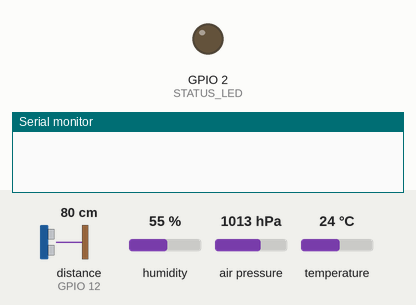
The sketch below on a simulated ESP32. Parts: output pins drawn as LEDs (lit = HIGH), the last lines printed to the serial monitor. Wiring (inferred from the names in the program): ultrasonic range finder: trigger GPIO 13; echo GPIO 12. The test bench sets the inputs (shaded band); at power-on: distance to the obstacle (sensor on GPIO 12) 80 cm, humidity 55 %, air pressure 1013 hPa, temperature 24 °C. The echo pulse lasts 58.3 µs per cm; WiFi joins after 1.5 s; servers stay silent unless stated; network time is answered at once with the bench clock; uploads are accepted with an empty reply; the local clock reads 2024-03-15 10:24:30 at power-on unless the sketch sets it; pins used as bus, display or sensor lines are not drawn.

Above: at 1.2 s.
At 2.9 s:
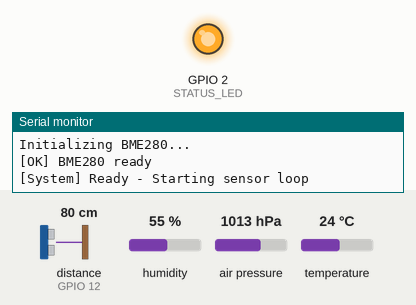
Timing chart, 0 to 4.4 s (numbered marks = the images above):
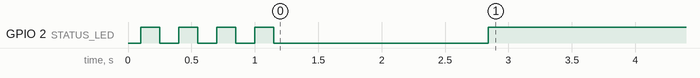

The sketch:

esp32_sensor_to_sheets.ino
```cpp
/*************************************************************
 *  ESP32 SENSOR DATA TO GOOGLE SHEETS (FINAL - FULLY WORKING)
 *  December 31, 2025 - Tested & Verified
 *
 *  Key Features:
 *  - Reliable GET upload (fixes HTTP 400 redirect bug)
 *  - Accurate timestamps using NTP (real date/time, not 1970)
 *  - Malaysia timezone (UTC+8) - change if needed
 *  - Median-filtered ultrasonic distance
 *  - Robust BME280 init + validation
 *  - Modern watchdog (Arduino-ESP32 core 3.x+)
 *  - Clear LED status & serial feedback
 *************************************************************/

#include <WiFi.h>
#include <WiFiClientSecure.h>
#include <HTTPClient.h>
#include <Adafruit_Sensor.h>
#include <Adafruit_BME280.h>
#include <esp_task_wdt.h>

// --- NEW: NTP for real timestamps ---
#include <WiFiUdp.h>
#include <NTPClient.h>

WiFiUDP ntpUDP;
NTPClient timeClient(ntpUDP, "pool.ntp.org", 28800, 60000);  // UTC+8 (Malaysia/Singapore)

// ===================== PIN CONFIG =====================
#define TRIG_PIN    13
#define ECHO_PIN    12
#define STATUS_LED  2

// ===================== SENSORS =====================
Adafruit_BME280 bme;

// ===================== WIFI =====================
const char* WIFI_SSID     = "Galaxy A53";
const char* WIFI_PASSWORD = "12345678";

// ===================== GOOGLE APPS SCRIPT URL =====================
// REPLACE WITH YOUR OWN DEPLOYED WEB APP URL
const char* GOOGLE_SCRIPT_URL =
  "https://script.google.com/macros/s/AKfycbwaENmv4Iz6S3pNbUJ_Hyv4Q_k2OkcwJgeCUO2zInpTWadrTpGLmS5xSBwmrXX8Av23eQ/exec";

// ===================== SETTINGS =====================
const unsigned long SEND_INTERVAL = 5000;       // 5 seconds between readings
#define WDT_TIMEOUT_SECONDS       20          // Safe timeout

// ===================== DATA STRUCTURE =====================
struct SensorData {
  float distance = -1.0f;
  float temperature = NAN;
  float humidity = NAN;
  float pressure = NAN;
  unsigned long timestamp = 0;  // Now Unix seconds since 1970
  bool bmeValid = false;
};

// ===================== ULTRASONIC WITH MEDIAN FILTER =====================
float getDistanceCM() {
  const int SAMPLES = 5;
  float readings[SAMPLES];
  int valid = 0;

  for (int i = 0; i < SAMPLES; i++) {
    digitalWrite(TRIG_PIN, LOW);
    delayMicroseconds(2);
    digitalWrite(TRIG_PIN, HIGH);
    delayMicroseconds(10);
    digitalWrite(TRIG_PIN, LOW);

    long duration = pulseIn(ECHO_PIN, HIGH, 35000);
    if (duration > 0) {
      float dist = duration * 0.0343 / 2.0;
      if (dist >= 2.0 && dist <= 400.0) {
        readings[valid++] = dist;
      }
    }
    delay(60);  // HC-SR04 recovery time
  }

  if (valid == 0) return -1.0f;

  // Bubble sort for median
  for (int i = 0; i < valid - 1; i++) {
    for (int j = i + 1; j < valid; j++) {
      if (readings[i] > readings[j]) {
        float temp = readings[i];
        readings[i] = readings[j];
        readings[j] = temp;
      }
    }
  }
  return readings[valid / 2];
}

// ===================== READ SENSORS =====================
SensorData readSensors() {
  SensorData data;

  // Keep NTP time accurate
  timeClient.update();

  // Real Unix timestamp (seconds since 1970-01-01)
  data.timestamp = timeClient.getEpochTime();

  data.distance = getDistanceCM();

  data.temperature = bme.readTemperature();
  data.humidity    = bme.readHumidity();
  data.pressure    = bme.readPressure() / 100.0F;

  bool tempOk = !isnan(data.temperature) && data.temperature > -40 && data.temperature < 85;
  bool humOk  = !isnan(data.humidity) && data.humidity >= 0 && data.humidity <= 100;
  data.bmeValid = tempOk && humOk;

  if (!data.bmeValid) {
    Serial.println("[Warning] Invalid BME280 readings");
  }

  esp_task_wdt_reset();
  return data;
}

// ===================== WIFI CONNECT =====================
void connectWiFi() {
  if (WiFi.status() == WL_CONNECTED) return;

  Serial.print("Connecting to WiFi ");
  WiFi.mode(WIFI_STA);
  WiFi.begin(WIFI_SSID, WIFI_PASSWORD);

  int attempts = 0;
  while (WiFi.status() != WL_CONNECTED && attempts < 30) {
    delay(500);
    Serial.print(".");
    attempts++;
  }

  if (WiFi.status() == WL_CONNECTED) {
    Serial.println("\n[WiFi] Connected! IP: " + WiFi.localIP().toString());
  } else {
    Serial.println("\n[WiFi] Connection failed");
  }
}

// ===================== UPLOAD WITH GET (RELIABLE) =====================
bool uploadSingleReading(const SensorData& data) {
  WiFiClientSecure client;
  client.setInsecure();  // Needed for Google Apps Script

  HTTPClient https;

  // Build full URL with query parameters
  String url = String(GOOGLE_SCRIPT_URL) + "?";
  url += "distance="    + String(data.distance, 2);
  url += "&temperature=" + String(data.temperature, 2);
  url += "&humidity="   + String(data.humidity, 2);
  url += "&pressure="   + String(data.pressure, 2);
  url += "&timestamp="  + String(data.timestamp);  // Now real Unix time

  Serial.println("[Upload] Sending GET:");
  Serial.println(url);

  https.setFollowRedirects(HTTPC_STRICT_FOLLOW_REDIRECTS);
  https.setTimeout(30000);
  https.setConnectTimeout(10000);

  if (!https.begin(client, url)) {
    Serial.println("[HTTP] begin() failed");
    return false;
  }

  int httpCode = https.GET();

  if (httpCode > 0) {
    String response = https.getString();
    Serial.println("[HTTP] Code: " + String(httpCode) + " | Response: " + response);

    if (httpCode == 200 || httpCode == 201 || httpCode == 302) {
      digitalWrite(STATUS_LED, HIGH);
      return true;
    }
  } else {
    Serial.println("[HTTP] GET failed: " + https.errorToString(httpCode));
  }

  https.end();

  // Fast blink on failure
  for (int i = 0; i < 6; i++) {
    digitalWrite(STATUS_LED, !digitalRead(STATUS_LED));
    delay(150);
  }
  return false;
}

// ===================== SETUP =====================
void setup() {
  Serial.begin(115200);
  delay(100);

  pinMode(TRIG_PIN, OUTPUT);
  pinMode(ECHO_PIN, INPUT);
  pinMode(STATUS_LED, OUTPUT);
  digitalWrite(STATUS_LED, LOW);

  // Startup LED flash
  for (int i = 0; i < 4; i++) {
    digitalWrite(STATUS_LED, HIGH); delay(150);
    digitalWrite(STATUS_LED, LOW);  delay(150);
  }

  connectWiFi();

  // Initialize NTP
  timeClient.begin();
  Serial.print("Syncing NTP time");
  while (!timeClient.update()) {
    Serial.print(".");
    delay(500);
  }
  Serial.println("\n[NTP] Time synchronized: " + timeClient.getFormattedDate());

  // BME280 init
  Serial.println("Initializing BME280...");
  if (!bme.begin(0x76) && !bme.begin(0x77)) {
    Serial.println("[FATAL] BME280 not detected!");
    while (1) {
      digitalWrite(STATUS_LED, !digitalRead(STATUS_LED));
      delay(100);
    }
  }
  Serial.println("[OK] BME280 ready");

  // Watchdog setup
  esp_task_wdt_deinit();
  esp_task_wdt_config_t wdt_config = {
    .timeout_ms = WDT_TIMEOUT_SECONDS * 1000,
    .idle_core_mask = (1 << portNUM_PROCESSORS) - 1,
    .trigger_panic = true
  };
  esp_task_wdt_init(&wdt_config);
  esp_task_wdt_add(NULL);

  Serial.println("[System] Ready - Starting sensor loop");
  digitalWrite(STATUS_LED, HIGH);
}

// ===================== LOOP =====================
void loop() {
  static unsigned long lastSend = 0;

  connectWiFi();

  if (millis() - lastSend >= SEND_INTERVAL) {
    lastSend = millis();

    SensorData current = readSensors();

    Serial.println("\n=== New Reading ===");
    Serial.printf("Distance   : %.2f cm\n", current.distance);
    Serial.printf("Temp       : %.2f °C\n", current.temperature);
    Serial.printf("Humidity   : %.2f %%\n", current.humidity);
    Serial.printf("Pressure   : %.2f hPa\n", current.pressure);
    Serial.printf("Timestamp  : %lu (Unix)\n", current.timestamp);
    Serial.printf("Date/Time  : %s\n", timeClient.getFormattedDate().c_str());
    Serial.printf("BME Valid  : %s\n", current.bmeValid ? "Yes" : "No");

    if (WiFi.status() == WL_CONNECTED) {
      bool success = uploadSingleReading(current);
      if (success) {
        Serial.println("[SUCCESS] Data uploaded to Google Sheets!");
      } else {
        Serial.println("[FAILED] Upload failed - retrying next cycle");
      }
    } else {
      digitalWrite(STATUS_LED, (millis() % 400 < 200) ? HIGH : LOW);
      Serial.println("[OFFLINE] No WiFi - will retry later");
    }
  }

  esp_task_wdt_reset();
}
```
